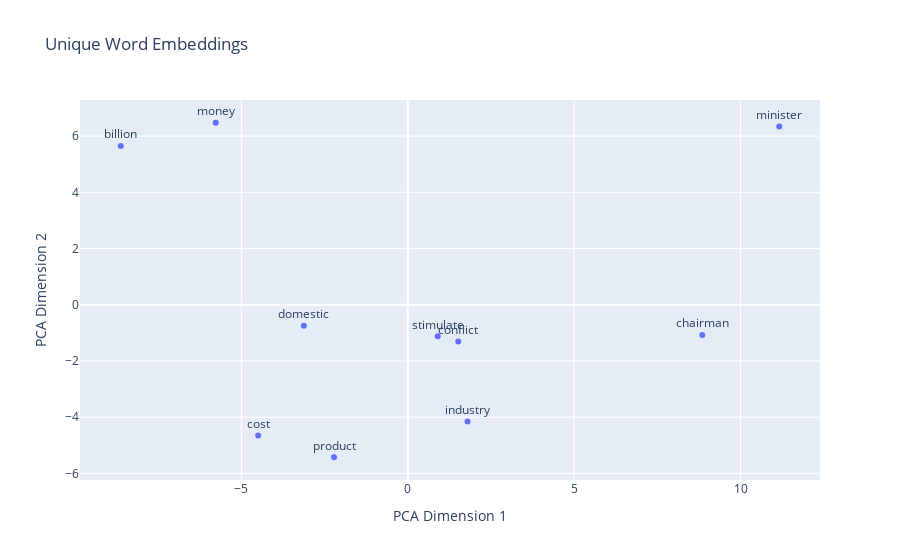

This figure's notebook cell:
### Markdown cell above
#### Question 9. Try to comment out the stop word filtering or lemmatisation and build a new word2vec model. How are the results now?

You can do it easily by use the old un-processed model
X = [model.wv[word] for word in unique_words if word in model.wv]
and then visualise it above or just add some code here below and run it again.

### Code cell
from sklearn.decomposition import PCA
from matplotlib import pyplot

# all unique words in Reuters corpora that will make a word cloud that is diffuclut to investigate.
#unique_words = list(set(word for sentence in cleaned_sentences for word in sentence))

# some fewer words that are easy to display and investigate
# unique_words = ['president', 'chairman','dollar', 'money','rate','oil', 'trade','fuel', 'stock','recovery']
unique_words = ['industry', 'product','cost', 'domestic','conflict','billion', 'chairman','minister', 'money','stimulate']


# Retrieve the word vectors for only the unique words
# not preprocessed word2model
X = [cleaned_model.wv[word] for word in unique_words if word in cleaned_model.wv]


print(len(unique_words))
# Fit a 2d PCA model to the vectors
pca = PCA(n_components=2)
result = pca.fit_transform(X)

# Extract coordinates
x_coords = result[:, 0]
y_coords = result[:, 1]

# Create a scatter plot
scatter = go.Scatter(x=x_coords, y=y_coords, mode='markers+text', text=unique_words, textposition='top center')

# Define layout
layout = go.Layout(
    title='Unique Word Embeddings',
    xaxis=dict(title='PCA Dimension 1'),
    yaxis=dict(title='PCA Dimension 2')
)

# Define figure and plot
fig = go.Figure(data=[scatter], layout=layout)
fig.show()

### Figure 1 — Plotly figure (JSON) as saved in the notebook; plotly's stock layout.template omitted (floating-point values rounded to 4 significant figures)
{"data": [{"mode": "markers+text", "text": ["industry", "product", "cost", "domestic", "conflict", "billion", "chairman", "minister", "money", "stimulate"], "textposition": "top center", "type": "scatter", "x": [1.796, -2.214, -4.497, -3.123, 1.517, -8.625, 8.851, 11.16, -5.77, 0.9005], "y": [-4.156, -5.425, -4.647, -0.7428, -1.307, 5.651, -1.071, 6.344, 6.476, -1.122]}], "layout": {"title": {"text": "Unique Word Embeddings"}, "xaxis": {"title": {"text": "PCA Dimension 1"}}, "yaxis": {"title": {"text": "PCA Dimension 2"}}}}
